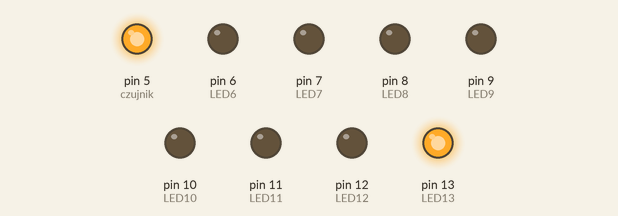
Simulated run of this sketch. Board: Arduino Uno, built with avr-gcc and run on an emulated ATmega328P. Parts: output pins drawn as LEDs (lit = HIGH).

Above: at 0.1 s.
At 2.1 s:
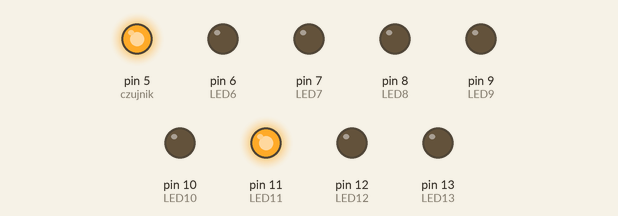
At 5.1 s:
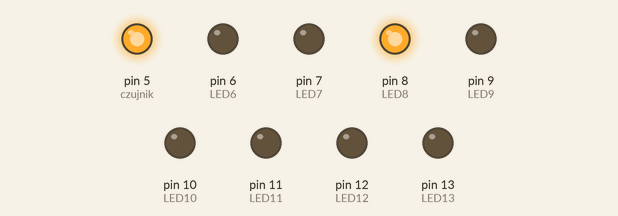
At 11.1 s:
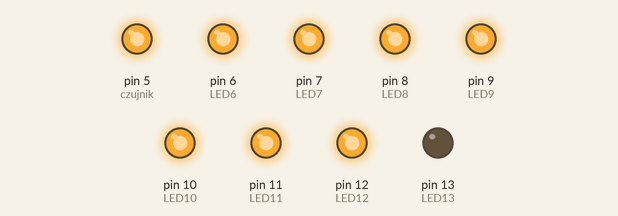
At 20.1 s:
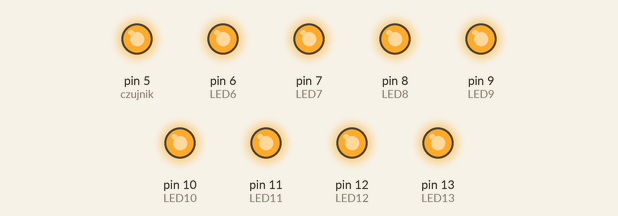
At 38.1 s:
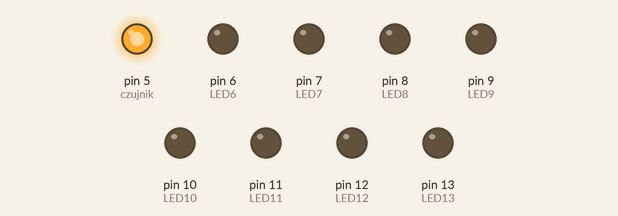
Timing chart, 0 to 39.6 s (numbered marks = the images above):
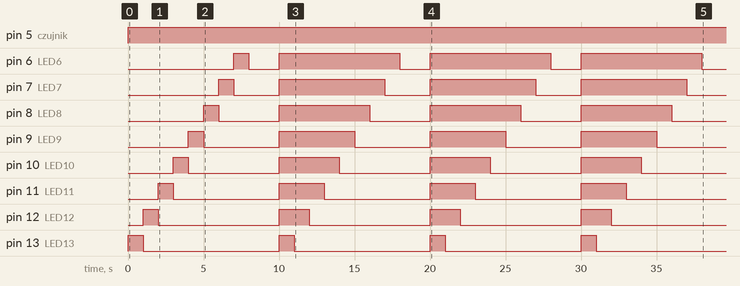

The sketch:

smiesznyloop.ino
```cpp
//stale


const int LED13 = 13;
const int LED12 = 12;
const int LED11 = 11;
const int LED10 = 10;
const int LED9 = 9;
const int LED8 = 8;
const int LED7 = 7;
const int LED6 = 6;
const int czujnik = 5; // czujnik ruchu


void setup() {

  pinMode(LED13, OUTPUT); //czerowna
  pinMode(LED12, OUTPUT); //niebieska
  pinMode(LED11, OUTPUT);
  pinMode(LED10, OUTPUT);
  pinMode(LED9, OUTPUT);
  pinMode(LED8, OUTPUT);
  pinMode(LED7, OUTPUT);
  pinMode(LED6, OUTPUT);
  pinMode(czujnik, OUTPUT);

}

void loop() {

  digitalWrite(LED13, HIGH);
  digitalWrite(czujnik, HIGH);

  if (LED13 == HIGH);
  {
    delay(1000);
    digitalWrite(LED13, LOW);

  }

  if (LED12 == LOW);
  {
    digitalWrite(LED12, HIGH);
    delay(1000);
    digitalWrite(LED12, LOW);

  }

  if (LED11 == LOW);
  {
    digitalWrite(LED11, HIGH);
    delay(1000);
    digitalWrite(LED11, LOW);

  }

  if (LED10 == LOW);
  {
    digitalWrite(LED10, HIGH);
    delay(1000);
    digitalWrite(LED10, LOW);

  }

  if (LED9 == LOW);
  {
    digitalWrite(LED9, HIGH);
    delay(1000);
    digitalWrite(LED9, LOW);

  }

  if (LED8 == LOW);
  {
    digitalWrite(LED8, HIGH);
    delay(1000);
    digitalWrite(LED8, LOW);

  }

  if (LED7 == LOW);
  {
    digitalWrite(LED7, HIGH);
    delay(1000);
    digitalWrite(LED7, LOW);

  }

  if (LED6 == LOW);
  {
    digitalWrite(LED6, HIGH);
    delay(1000);
    digitalWrite(LED6, LOW);
    delay(2000);
    digitalWrite(LED13, HIGH);
    digitalWrite(LED12, HIGH);
    digitalWrite(LED11, HIGH);
    digitalWrite(LED10, HIGH);
    digitalWrite(LED9, HIGH);
    digitalWrite(LED8, HIGH);
    digitalWrite(LED7, HIGH);
    digitalWrite(LED6, HIGH);

  }

}
```

Measured:
- by itself, pin 5 (czujnik): LOW → HIGH at 0.00 s
- by itself, pin 6 (LED6): repeats every 10.0 s: LOW 2.0 s, HIGH 8.0 s
- by itself, pin 7 (LED7): repeats every 10.0 s: LOW 3.0 s, HIGH 7.0 s
- by itself, pin 8 (LED8): repeats every 10.0 s: LOW 4.0 s, HIGH 6.0 s
- by itself, pin 9 (LED9): repeats every 10.0 s: LOW 5.0 s, HIGH 5.0 s
- by itself, pin 10 (LED10): repeats every 10.0 s: LOW 6.0 s, HIGH 4.0 s
- by itself, pin 11 (LED11): repeats every 10.0 s: LOW 7.0 s, HIGH 3.0 s
- by itself, pin 12 (LED12): repeats every 10.0 s: LOW 8.0 s, HIGH 2.0 s
